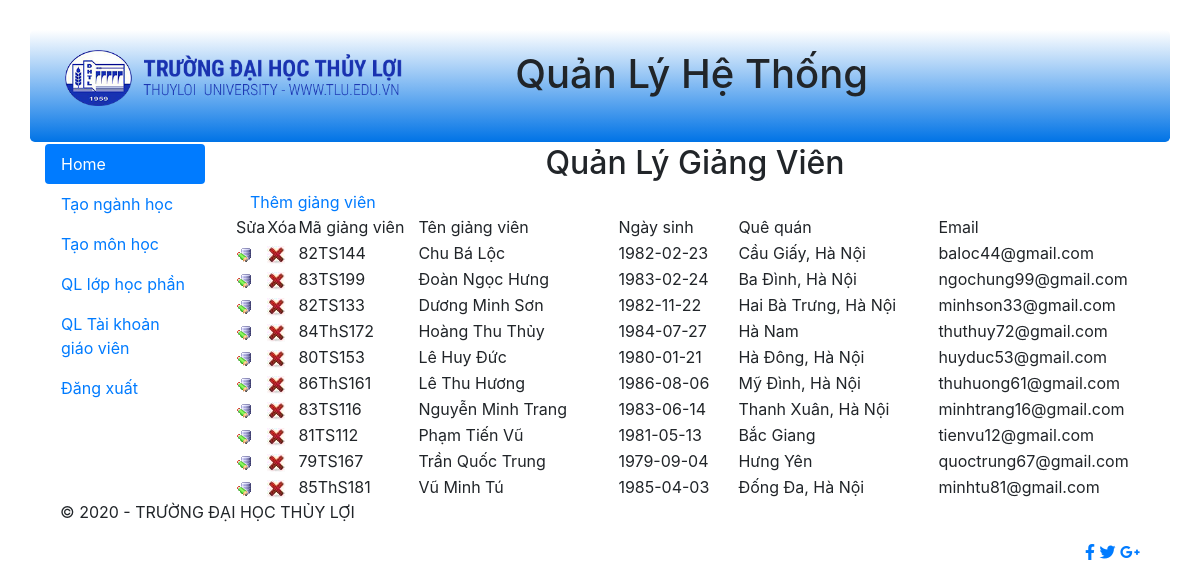
Page /qlgiangvien.php on the committed database.
### tables this page shows
CREATE TABLE `giangvien` (
  `MaGV` char(10) NOT NULL,
  `TenGV` varchar(50) NOT NULL,
  `NgaySinh` date NOT NULL,
  `QueQuan` varchar(100) NOT NULL,
  `Email` varchar(50) NOT NULL
);

### qlgiangvien.php (the view)
<?php
include("header.php");
require('connect.php');
$sqlgv  = "select * from giangvien order by TenGV";
mysqli_set_charset($conn, 'UTF8');
$resultgv = mysqli_query($conn, $sqlgv);
?>
    <header class="jumbotron text-center row"
style="margin-bottom:2px; background:linear-gradient(white, #0073e6); padding:20px;">
      <div class="col-sm-4">
        <img class="img-fluid float-left" src="Skins/Images/logo.png" alt="Logo">
      </div>
      <div class="col-sm-6">
        <h1 class="blue-text mb-4 font-bold">Quản Lý Hệ Thống</h1>
      </div>
      </header>
    <div class="row" style="padding-left: 0px;">
<?php
  include("menuadmin.php");
?>
  <div class="col-sm-10">
     <h2 class="text-center">Quản Lý Giảng Viên</h2>
     <a href="giangvienmoi.php" class="col-sm-1">Thêm giảng viên</a>
     <div class="list-course">
					<table class="list-course" background-color="#FFFFFF">
						<tbody><tr class="row-first">
							<td width="30">Sửa</td>
							<td width="30">Xóa</td>
							<td width="120">Mã giảng viên</td>
              <td width="200">Tên giảng viên</td>
              <td width="120">Ngày sinh</td>
              <td width="200">Quê quán</td>
              <td width="50">Email</td>
            </tr>
            <?php
              if (mysqli_num_rows($resultgv) > 0) {
                while ($rowgv = mysqli_fetch_assoc($resultgv)) {
                  echo '<tr><td><a href="suagv.php?id='.$rowgv['MaGV'].'"><img src="Skins/Images/edit.gif" border="0"></a></td>';
                  echo '<td><a href="xoagv.php?id='.$rowgv['MaGV'].'"><img src="Skins/Images/deleted.jpg" border="0"></a></td>';
                  echo '<td>'.$rowgv['MaGV'].'</td>';
                  echo '<td>'.$rowgv['TenGV'].'</td>';
                  echo '<td>'.$rowgv['NgaySinh'].'</td>';
                  echo '<td>'.$rowgv['QueQuan'].'</td>';
                  echo '<td>'.$rowgv['Email'].'</td><tr>';
                }
              }
            ?>
                    </tbody>
                </table>
			    </div>
  </div>
  </div>
<?php
include("footer.php")
?>

### header.php (shortened to what this page needs)
<!doctype html>
<html lang="en">
  <head>
    <link rel="stylesheet" href="Skins/Css/bootstrap.min.css" >
    <link rel="stylesheet" href="Skins/Css/all.css">
    <link rel="stylesheet" href="Skins/Css/style.css">
  </head>
  <body>
    <div class="container" style="margin-top:30px">

### menuadmin.php
<nav class="col-sm-2">
        <ul class="nav nav-pills flex-column">
		    <li class="nav-item">
          <a class="nav-link active" href="admin.php">Home</a>
        </li>
        <li class="nav-item">
          <a class="nav-link" href="nganhmoi.php">Tạo ngành học</a>
        </li>
        <li class="nav-item">
          <a class="nav-link" href="monmoi.php">Tạo môn học</a>
        </li>
		 <li class="nav-item">
          <a class="nav-link" href="qllophoc.php">QL lớp học phần</a>
        </li>
		 <li class="nav-item">
          <a class="nav-link" href="qlgiangvien.php">QL Tài khoản giáo viên</a>
        </li>
        <li class="nav-item">
          <a class="nav-link" href="index.php">Đăng xuất</a>
        </li>
      </ul>
  </nav>

### footer.php (shortened to what this page needs)
    <footer>
        <div class="container">
          <div class="col-xs-1 text-left">
            <p class="coppy">© 2020 - TRƯỜNG ĐẠI HỌC THỦY LỢI</p>
          </div>
          <div class="col-xs-1 text-right">
            <a href="#" class="fb"><i class="fab fa-facebook-f"></i> </a>
            <a href="#" class="tw"><i class="fab fa-twitter"></i></a>
            <a href="#" class="gp"><i class="fab fa-google-plus-g"></i></a>
          </div>
        </div>
      </footer>
    </div>
  </body>
</html>

### Skins/Css/all.css (style rules this page uses)
.fa, .fas, .far, .fal, .fad, .fab { -moz-osx-font-smoothing: grayscale; -webkit-font-smoothing: antialiased; display: inline-block; font-style: normal; font-variant: normal; text-rendering: auto; line-height: 1; }
.fa-facebook-f:before { content: "\f39e"; }
.fa-google-plus-g:before { content: "\f0d5"; }
.fa-twitter:before { content: "\f099"; }
.fab { font-family: 'Font Awesome 5 Brands'; }

### rows in the picture
giangvien: MaGV "82TS144", TenGV "Chu Bá Lộc", NgaySinh "1982-02-23", QueQuan "Cầu Giấy, Hà Nội", Email "baloc44@gmail.com"
giangvien: MaGV "83TS199", TenGV "Đoàn Ngọc Hưng", NgaySinh "1983-02-24", QueQuan "Ba Đình, Hà Nội", Email "ngochung99@gmail.com"
giangvien: MaGV "82TS133", TenGV "Dương Minh Sơn", NgaySinh "1982-11-22", QueQuan "Hai Bà Trưng, Hà Nội", Email "minhson33@gmail.com"
giangvien: MaGV "84ThS172", TenGV "Hoàng Thu Thủy", NgaySinh "1984-07-27", QueQuan "Hà Nam", Email "thuthuy72@gmail.com"
giangvien: MaGV "80TS153", TenGV "Lê Huy Đức", NgaySinh "1980-01-21", QueQuan "Hà Đông, Hà Nội", Email "huyduc53@gmail.com"
giangvien: MaGV "86ThS161", TenGV "Lê Thu Hương", NgaySinh "1986-08-06", QueQuan "Mỹ Đình, Hà Nội", Email "thuhuong61@gmail.com"
giangvien: MaGV "83TS116", TenGV "Nguyễn Minh Trang", NgaySinh "1983-06-14", QueQuan "Thanh Xuân, Hà Nội", Email "minhtrang16@gmail.com"
giangvien: MaGV "81TS112", TenGV "Phạm Tiến Vũ", NgaySinh "1981-05-13", QueQuan "Bắc Giang", Email "tienvu12@gmail.com"
giangvien: MaGV "79TS167", TenGV "Trần Quốc Trung", NgaySinh "1979-09-04", QueQuan "Hưng Yên", Email "quoctrung67@gmail.com"
giangvien: MaGV "85ThS181", TenGV "Vũ Minh Tú", NgaySinh "1985-04-03", QueQuan "Đống Đa, Hà Nội", Email "minhtu81@gmail.com"
